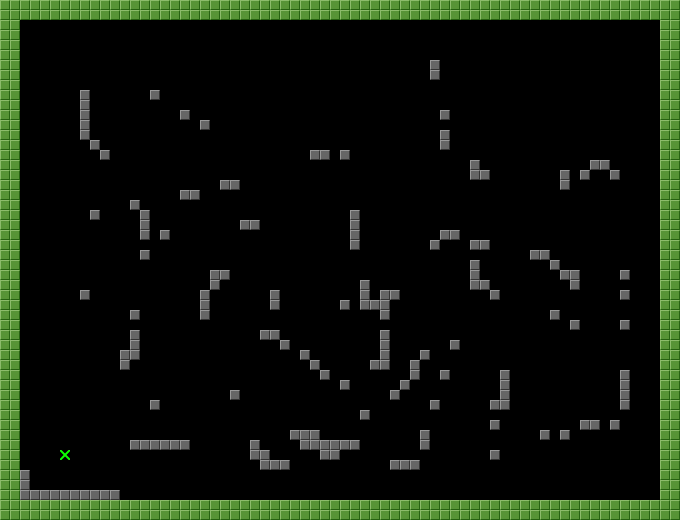

Tiled map render using the project's own tile images. Description and the map definition, with tile-layer contents summarised, below:
An orthogonal 68x52 tile map with 10x10 px tiles, 2 tile layers (collision, map), 2 tilesets.

<map version="1.0" orientation="orthogonal" width="68" height="52" tilewidth="10" tileheight="10">
 <tileset firstgid="1" name="10pixTiles" tilewidth="10" tileheight="10">
  <image source="10pixTiles.PNG" width="60" height="20" />
  <tile id="0">
   <properties>
    <property name="Type" value="collision" />
   </properties>
  </tile>
  <tile id="7">
   <properties>
    <property name="Type" value="checkpoint" />
   </properties>
  </tile>
  <tile id="10">
   <properties>
    <property name="Type" value="end" />
   </properties>
  </tile>
  <tile id="11">
   <properties>
    <property name="Type" value="start" />
   </properties>
  </tile>
 </tileset>
 <tileset firstgid="13" name="10pixSpikes" tilewidth="10" tileheight="10">
  <image source="10pixSpikes.png" width="20" height="20" />
  <tile id="0">
   <properties>
    <property name="Type" value="spike" />
   </properties>
  </tile>
  <tile id="1">
   <properties>
    <property name="Type" value="spike" />
   </properties>
  </tile>
  <tile id="2">
   <properties>
    <property name="Type" value="spike" />
   </properties>
  </tile>
  <tile id="3">
   <properties>
    <property name="Type" value="spike" />
   </properties>
  </tile>
 </tileset>
 <layer name="collision" width="68" height="52">
  <data>[3536 cells, 1 non-empty, 1 distinct tile ids]</data>
 </layer>
 <layer name="map" width="68" height="52">
  <data>[3536 cells, 632 non-empty, 2 distinct tile ids]</data>
 </layer>
</map>
